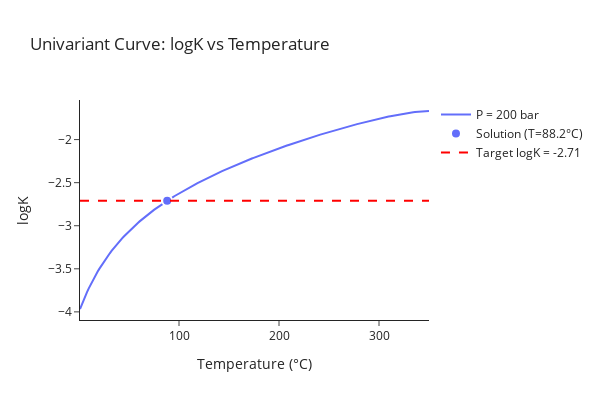

Notebook cell for this chart:
### Code cell
out = unicurve(solve="T",
               logK=-2.71, # measured SiO2 log activities: -2.71, -2.22, -1.84, -2.42, and -2.35
               species=["cristobalite,alpha", "SiO2"], # chemical species
               state=["cr", "aq"], # aq, gas, liq, cr
               coeff=[-1, 1], # reaction stoichiometry (negative means reactants, positive means products)
               pressures=200, # pressure(s) used to solve for temperature
               minT=1, # min T (°C)
               maxT=350) # max T (°C)

### Figure 1 — Plotly figure (JSON) as saved in the notebook; plotly's stock layout.template omitted (floating-point values rounded to 4 significant figures; data arrays with more than 128 entries replaced by an {"elided": "..."} marker saying what was removed)
{"data": [{"hovertemplate": "P=%{text} bar<br>T=%{x:.2f}°C<br>logK=%{y:.6f}<extra></extra>", "line": {"color": "#636EFA", "width": 2}, "mode": "lines", "name": "P = 200 bar", "text": {"elided": "200 str values"}, "type": "scatter", "x": {"elided": "200 float values"}, "y": {"elided": "200 float values"}}, {"hovertemplate": "Solution<br>P=200 bar<br>T=%{x:.2f}°C<br>logK=-2.710000<extra></extra>", "marker": {"color": "#636EFA", "line": {"color": "white", "width": 2}, "size": 10, "symbol": "circle"}, "mode": "markers", "name": "Solution (T=88.2°C)", "type": "scatter", "x": [88.19], "y": [-2.71]}, {"hovertemplate": "Target logK=-2.710000<extra></extra>", "line": {"color": "red", "dash": "dash", "width": 2}, "mode": "lines", "name": "Target logK = -2.71", "type": "scatter", "x": [1, 350], "y": [-2.71, -2.71]}], "layout": {"height": 400, "hoverlabel": {"bgcolor": "white"}, "showlegend": true, "title": {"text": "Univariant Curve: logK vs Temperature"}, "width": 600, "xaxis": {"autorange": true, "range": [1, 350], "title": {"text": "Temperature (°C)"}, "type": "linear"}, "yaxis": {"autorange": true, "range": [-4.094, -1.54], "title": {"text": "logK"}, "type": "linear"}}}
